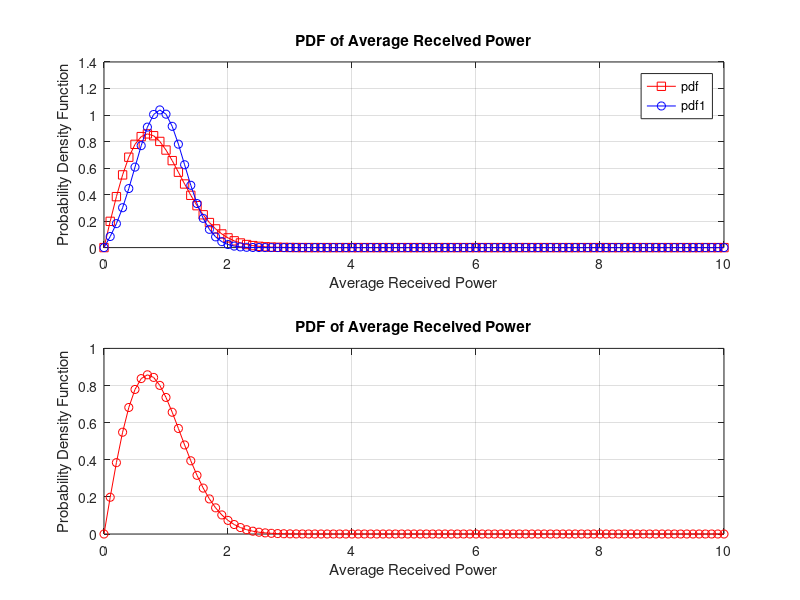

Write the MATLAB code that produced this figure.

k=2;
sigma = 1;     
x = 0:0.1:10;
x_bess = (2 .* x) .* sqrt((k * (k + 1)) / sigma);
j = besseli(0, x_bess);
%rayleigh
pdf = ((2 .* x) / sigma) .* exp(-(x .^ 2) / sigma);
%rician
%pdf1=(((2*x)*(k+1))/sigma) .* (exp(-k-(((x.^2)*(k+1))/sigma))) .*(j);
pdf1 = ((2 .* x) * (k + 1) / sigma) .* exp(-k - (x.^2 * (k + 1) / sigma)) .* j;
figure;
subplot(2,1,1);
plot(x, pdf,'-rs');
hold on
plot(x, pdf1,'-bo');
hold off
xlabel('Average Received Power');
ylabel('Probability Density Function');
title('PDF of Average Received Power');
legend('pdf','pdf1')
grid on;
box on;


%rician===rayleigh when k=0
k=0;
sigma = 1;     
x = 0:0.1:10;
x_bess = (2 .* x) .* sqrt((k * (k + 1)) / sigma);
j = besseli(0, x_bess);
%rayleigh
%%rician
%pdf1=(((2*x)*(k+1))/sigma) .* (exp(-k-(((x.^2)*(k+1))/sigma))) .*(j);
pdf1 = ((2 .* x) * (k + 1) / sigma) .* exp(-k - (x.^2 * (k + 1) / sigma)) .* j;
subplot(2,1,2);
plot(x, pdf1,'-ro');
xlabel('Average Received Power');
ylabel('Probability Density Function');
title('PDF of Average Received Power');
grid on;
box on;
